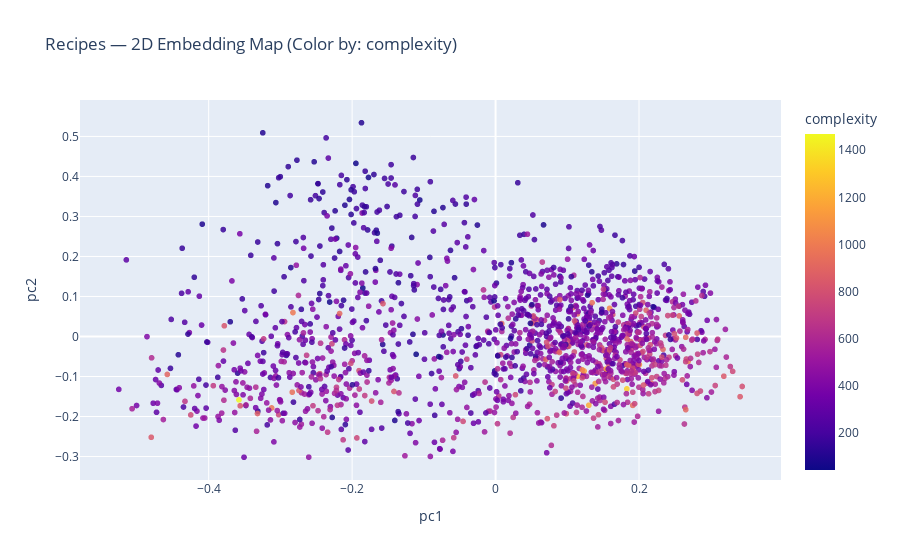
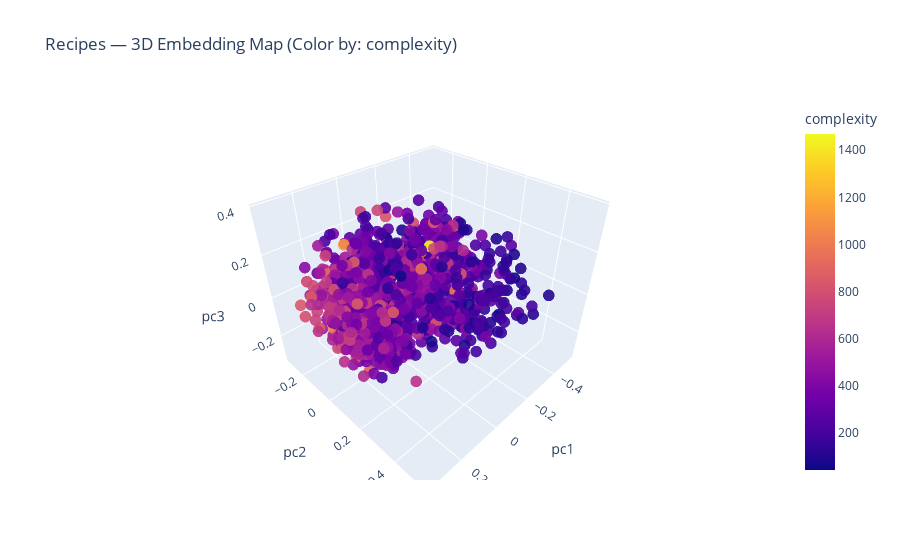

Write notebook code for charts like these, in order.
### Code cell
# ============================================
# ✅ INTERACTIVE 2D + 3D EMBEDDING MAP
# ============================================

!pip install plotly --quiet

import plotly.express as px
import numpy as np
from sklearn.decomposition import PCA

# -----------------------------
# 1.CHOOSES COLOR HERE
# -----------------------------
# Examples students can try:
# Fashion → "category_tree", "color"
# Recipes → "complexity"
# Scholar → "label"
# Movies  → "main_genre"

COLOR_BY = "complexity"   # 👈 e.g. "category_tree" or "label" or "main_genre" or None

# -----------------------------
# 2. SAMPLE EMBEDDINGS
# -----------------------------
max_points = min(1500, len(df))
idx_sample = np.random.choice(len(df), max_points, replace=False)
X_sample = embeddings[idx_sample]
df_sample = df.iloc[idx_sample].reset_index(drop=True)

# -----------------------------
# 3. SAFE HOVER LABEL
# -----------------------------
if PROJECT == "fashion" and "product_name" in df_sample.columns:
    hover_col = "product_name"
elif "title" in df_sample.columns:
    hover_col = "title"
else:
    hover_col = df_sample.columns[0]

# -----------------------------
# 4. DERIVED COLOR FEATURES (SAFE)
# -----------------------------
# Recipes: numeric complexity
if PROJECT == "recipes" and "ingredients" in df_sample.columns:
    # df_sample["complexity"] = df_sample["ingredients"].apply(lambda x: len(str(x)))
    df_sample["complexity"] = df_sample["ingredients"].apply(lambda x: len(str(x)))

# Movies: first genre
if PROJECT == "movies" and "genres" in df_sample.columns:
    df_sample["main_genre"] = df_sample["genres"].astype(str).apply(lambda x: x.split("|")[0])

# -----------------------------
# 5. PCA REDUCTION
# -----------------------------
pca_2d = PCA(n_components=2)
X_2d = pca_2d.fit_transform(X_sample)

df_sample["pc1"] = X_2d[:, 0]
df_sample["pc2"] = X_2d[:, 1]

pca_3d = PCA(n_components=3)
X_3d = pca_3d.fit_transform(X_sample)

df_sample["pc3"] = X_3d[:, 2]

# -----------------------------
# 6. INTERACTIVE 2D PLOT (WITH LEGEND)
# -----------------------------
fig_2d = px.scatter(
    df_sample,
    x="pc1",
    y="pc2",
    color=COLOR_BY,          # ✅ LEGEND APPEARS HERE
    hover_data=[hover_col],
    title=f"{PROJECT.capitalize()} — 2D Embedding Map (Color by: {COLOR_BY})"
)

fig_2d.update_traces(marker=dict(size=6, opacity=0.85))
fig_2d.show()

# -----------------------------
# 7. INTERACTIVE 3D PLOT (WITH LEGEND)
# -----------------------------
fig_3d = px.scatter_3d(
    df_sample,
    x="pc1",
    y="pc2",
    z="pc3",
    color=COLOR_BY,          # ✅ LEGEND APPEARS HERE
    hover_data=[hover_col],
    title=f"{PROJECT.capitalize()} — 3D Embedding Map (Color by: {COLOR_BY})"
)

fig_3d.update_traces(marker=dict(size=4, opacity=0.9))
fig_3d.show()

# -----------------------------
# 8. SAFETY CHECK MESSAGE
# -----------------------------
if COLOR_BY is not None and COLOR_BY not in df_sample.columns:
    print(f"⚠️ WARNING: '{COLOR_BY}' is not a column in this dataset.")
    print("Available columns:", df_sample.columns.tolist())

### Figure 1 — Plotly figure (JSON) as saved in the notebook; plotly's stock layout.template omitted (floating-point values rounded to 4 significant figures; data arrays with more than 128 entries replaced by an {"elided": "..."} marker saying what was removed)
{"data": [{"customdata": {"elided": "1500x1 str values"}, "hovertemplate": "pc1=%{x}<br>pc2=%{y}<br>title=%{customdata[0]}<br>complexity=%{marker.color}<extra></extra>", "legendgroup": "", "marker": {"color": {"elided": "1500 int values"}, "coloraxis": "coloraxis", "opacity": 0.85, "size": 6, "symbol": "circle"}, "mode": "markers", "name": "", "showlegend": false, "type": "scattergl", "x": {"elided": "1500 float values"}, "xaxis": "x", "y": {"elided": "1500 float values"}, "yaxis": "y"}], "layout": {"coloraxis": {"colorbar": {"title": {"text": "complexity"}}, "colorscale": [[0, "#0d0887"], [0.1111, "#46039f"], [0.2222, "#7201a8"], [0.3333, "#9c179e"], [0.4444, "#bd3786"], [0.5556, "#d8576b"], [0.6667, "#ed7953"], [0.7778, "#fb9f3a"], [0.8889, "#fdca26"], [1, "#f0f921"]]}, "legend": {"tracegroupgap": 0}, "title": {"text": "Recipes — 2D Embedding Map (Color by: complexity)"}, "xaxis": {"anchor": "y", "domain": [0, 1], "title": {"text": "pc1"}}, "yaxis": {"anchor": "x", "domain": [0, 1], "title": {"text": "pc2"}}}}

### Figure 2 — Plotly figure (JSON) as saved in the notebook; plotly's stock layout.template omitted (floating-point values rounded to 4 significant figures; data arrays with more than 128 entries replaced by an {"elided": "..."} marker saying what was removed)
{"data": [{"customdata": {"elided": "1500x1 str values"}, "hovertemplate": "pc1=%{x}<br>pc2=%{y}<br>pc3=%{z}<br>title=%{customdata[0]}<br>complexity=%{marker.color}<extra></extra>", "legendgroup": "", "marker": {"color": {"elided": "1500 int values"}, "coloraxis": "coloraxis", "opacity": 0.9, "size": 4, "symbol": "circle"}, "mode": "markers", "name": "", "scene": "scene", "showlegend": false, "type": "scatter3d", "x": {"elided": "1500 float values"}, "y": {"elided": "1500 float values"}, "z": {"elided": "1500 float values"}}], "layout": {"coloraxis": {"colorbar": {"title": {"text": "complexity"}}, "colorscale": [[0, "#0d0887"], [0.1111, "#46039f"], [0.2222, "#7201a8"], [0.3333, "#9c179e"], [0.4444, "#bd3786"], [0.5556, "#d8576b"], [0.6667, "#ed7953"], [0.7778, "#fb9f3a"], [0.8889, "#fdca26"], [1, "#f0f921"]]}, "legend": {"tracegroupgap": 0}, "scene": {"domain": {"x": [0, 1], "y": [0, 1]}, "xaxis": {"title": {"text": "pc1"}}, "yaxis": {"title": {"text": "pc2"}}, "zaxis": {"title": {"text": "pc3"}}}, "title": {"text": "Recipes — 3D Embedding Map (Color by: complexity)"}}}
